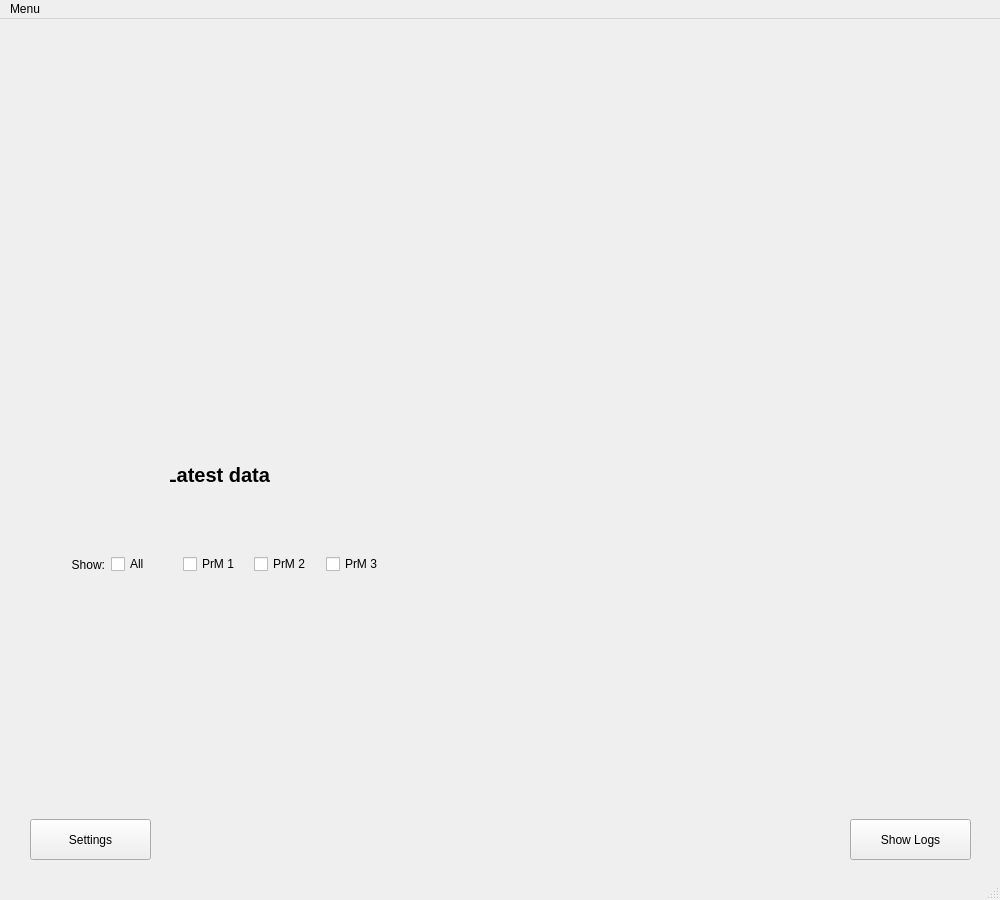
<?xml version="1.0" encoding="UTF-8"?>
<ui version="4.0">
 <class>MainWindow</class>
 <widget class="QMainWindow" name="MainWindow">
  <property name="geometry">
   <rect>
    <x>0</x>
    <y>0</y>
    <width>1000</width>
    <height>900</height>
   </rect>
  </property>
  <property name="windowTitle">
   <string>SBND Purity Monitor DAQ</string>
  </property>
  <widget class="QWidget" name="centralwidget">
   <widget class="PlotWidget" name="_plot" native="true">
    <property name="geometry">
     <rect>
      <x>40</x>
      <y>560</y>
      <width>921</width>
      <height>211</height>
     </rect>
    </property>
   </widget>
   <widget class="QPushButton" name="_logs_btn">
    <property name="geometry">
     <rect>
      <x>850</x>
      <y>800</y>
      <width>121</width>
      <height>41</height>
     </rect>
    </property>
    <property name="text">
     <string>Show Logs</string>
    </property>
   </widget>
   <widget class="QWidget" name="verticalLayoutWidget">
    <property name="geometry">
     <rect>
      <x>0</x>
      <y>10</y>
      <width>1001</width>
      <height>321</height>
     </rect>
    </property>
    <layout class="QVBoxLayout" name="_controls_layout"/>
   </widget>
   <widget class="QPushButton" name="_settings_btn">
    <property name="geometry">
     <rect>
      <x>30</x>
      <y>800</y>
      <width>121</width>
      <height>41</height>
     </rect>
    </property>
    <property name="text">
     <string>Settings</string>
    </property>
   </widget>
   <widget class="QWidget" name="horizontalLayoutWidget">
    <property name="geometry">
     <rect>
      <x>40</x>
      <y>530</y>
      <width>351</width>
      <height>31</height>
     </rect>
    </property>
    <layout class="QHBoxLayout" name="horizontalLayout">
     <item>
      <widget class="QLabel" name="label">
       <property name="text">
        <string>Show:</string>
       </property>
       <property name="alignment">
        <set>Qt::AlignRight|Qt::AlignTrailing|Qt::AlignVCenter</set>
       </property>
      </widget>
     </item>
     <item>
      <widget class="QCheckBox" name="_prmall_checkbox">
       <property name="text">
        <string>All</string>
       </property>
      </widget>
     </item>
     <item>
      <widget class="QCheckBox" name="_prm1_checkbox">
       <property name="text">
        <string>PrM 1</string>
       </property>
      </widget>
     </item>
     <item>
      <widget class="QCheckBox" name="_prm2_checkbox">
       <property name="text">
        <string>PrM 2</string>
       </property>
      </widget>
     </item>
     <item>
      <widget class="QCheckBox" name="_prm3_checkbox">
       <property name="text">
        <string>PrM 3</string>
       </property>
      </widget>
     </item>
    </layout>
   </widget>
   <widget class="QWidget" name="horizontalLayoutWidget_2">
    <property name="geometry">
     <rect>
      <x>290</x>
      <y>400</y>
      <width>701</width>
      <height>101</height>
     </rect>
    </property>
    <layout class="QHBoxLayout" name="_latest_data_layout"/>
   </widget>
   <widget class="QLabel" name="label_2">
    <property name="geometry">
     <rect>
      <x>170</x>
      <y>440</y>
      <width>101</width>
      <height>31</height>
     </rect>
    </property>
    <property name="font">
     <font>
      <pointsize>15</pointsize>
      <weight>75</weight>
      <bold>true</bold>
     </font>
    </property>
    <property name="text">
     <string>Latest data:</string>
    </property>
    <property name="alignment">
     <set>Qt::AlignCenter</set>
    </property>
   </widget>
  </widget>
  <widget class="QMenuBar" name="menubar">
   <property name="geometry">
    <rect>
     <x>0</x>
     <y>0</y>
     <width>1000</width>
     <height>22</height>
    </rect>
   </property>
   <widget class="QMenu" name="menuMenu">
    <property name="title">
     <string>Menu</string>
    </property>
    <addaction name="actionShow_Logs"/>
   </widget>
   <addaction name="menuMenu"/>
  </widget>
  <widget class="QStatusBar" name="_status_bar"/>
  <action name="actionShow_Logs">
   <property name="text">
    <string>Show Logs</string>
   </property>
  </action>
 </widget>
 <customwidgets>
  <customwidget>
   <class>PlotWidget</class>
   <extends>QWidget</extends>
   <header>pyqtgraph</header>
   <container>1</container>
  </customwidget>
 </customwidgets>
 <resources/>
 <connections/>
</ui>
